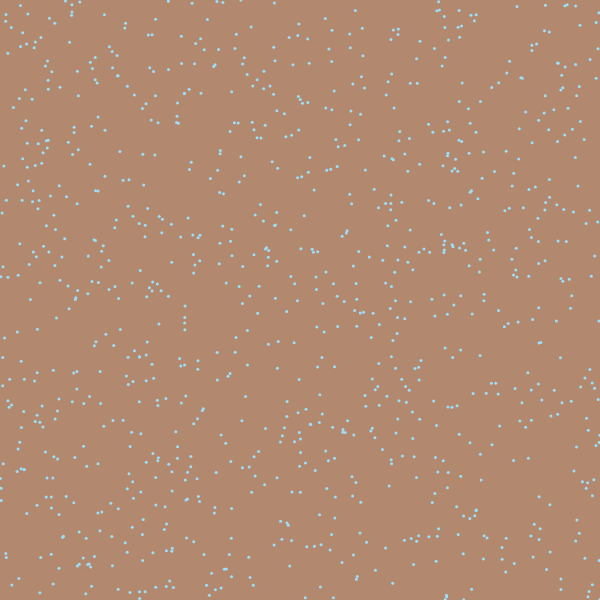
Frame 1 (no input)
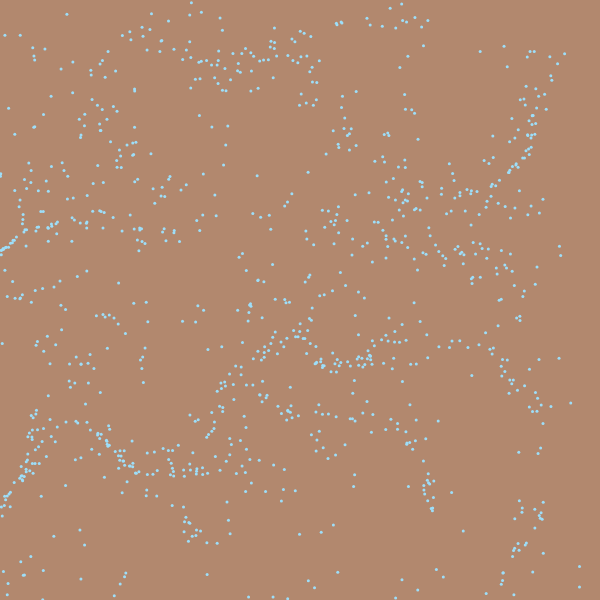
Frame 60 (no input)
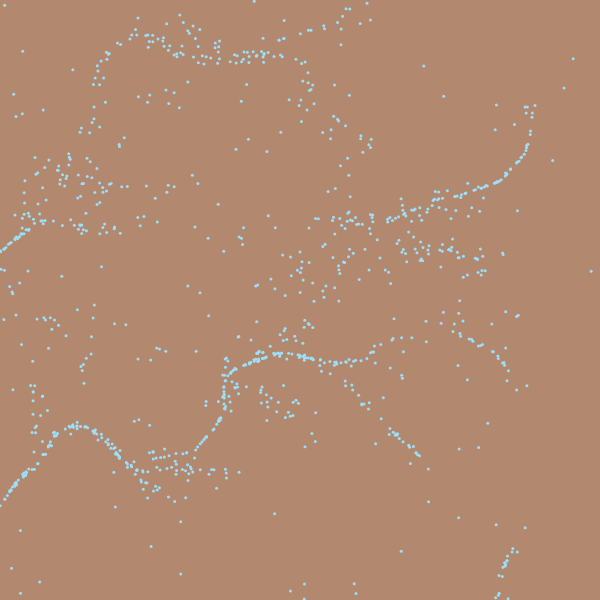
Frame 120 (the mouse pressed at the canvas centre since frame 60)

The p5.js sketch that drew these frames (run headless with seeded random() and noise() and a simulated clock; from frame 60 on, the mouse is pressed at the canvas centre):

// p5.js sketch
// ── sketch.js
let particles = [];
const num = 1000;

const noiseScale = 0.01;



function setup() {
  createCanvas(600, 600);
  for(let i = 0; i < num; i ++) {
    particles.push(createVector(random(width), random(height)));
    stroke(157,222,249);
    strokeWeight(3);
  }

}

function draw() {
  background(178,136,110);
  for(let i = 0; i < num; i ++) {
    let p = particles[i];
    point(p.x, p.y);
    let n = noise(p.x * noiseScale, p.y * noiseScale);
    let a = TAU * n;
    p.x += cos(a);
    p.y += sin(a);
    if (!onScreen(p)) {
      p.x = random(width);
      p.y = random(height);
    }
  }


}

function mouseReleased() {
  noiseSeed(millis());
}

function onScreen(v){
  return v.x >= 0 && v.x <= width && v.y >= 0 && v.y <= height;
}
